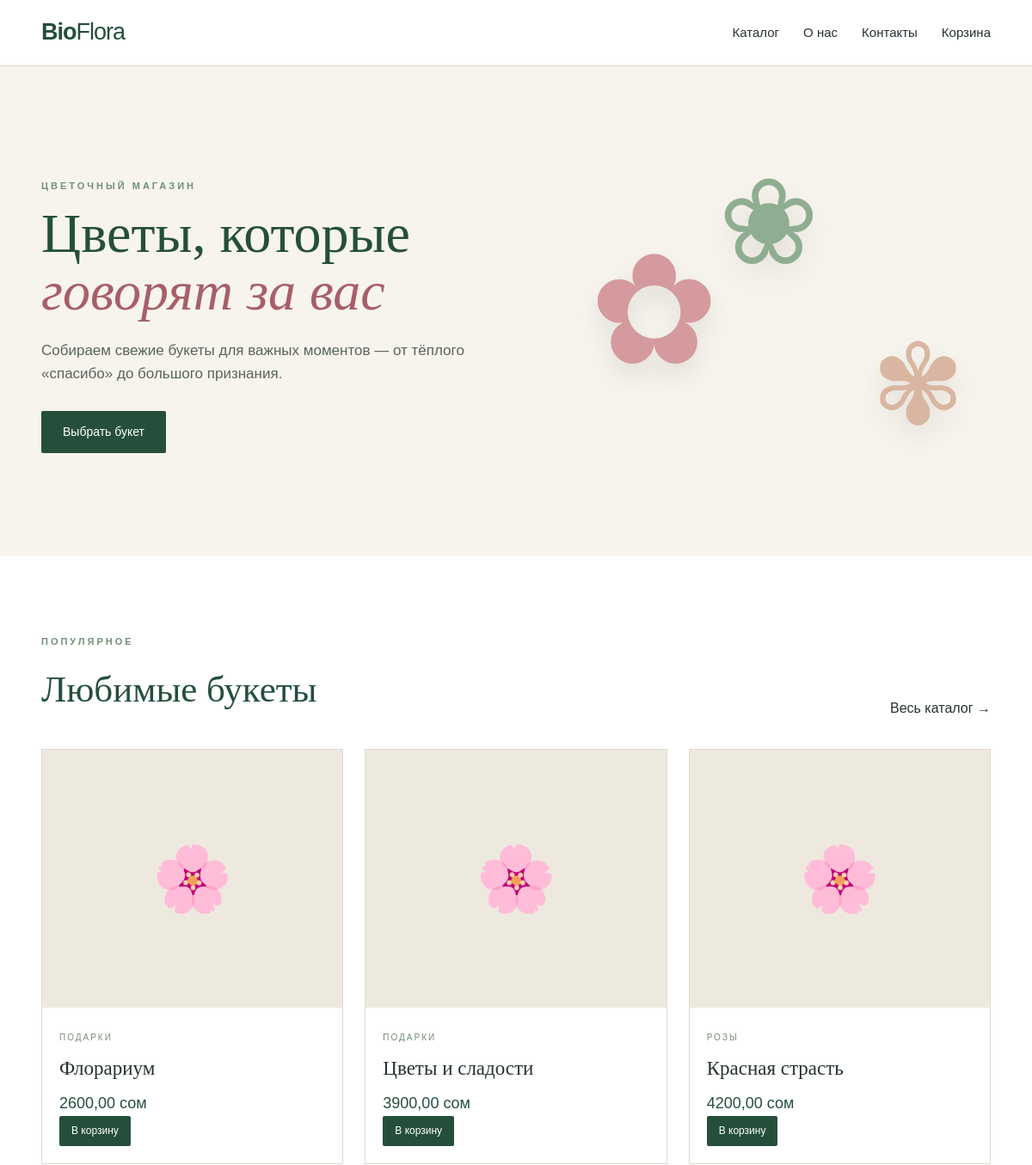
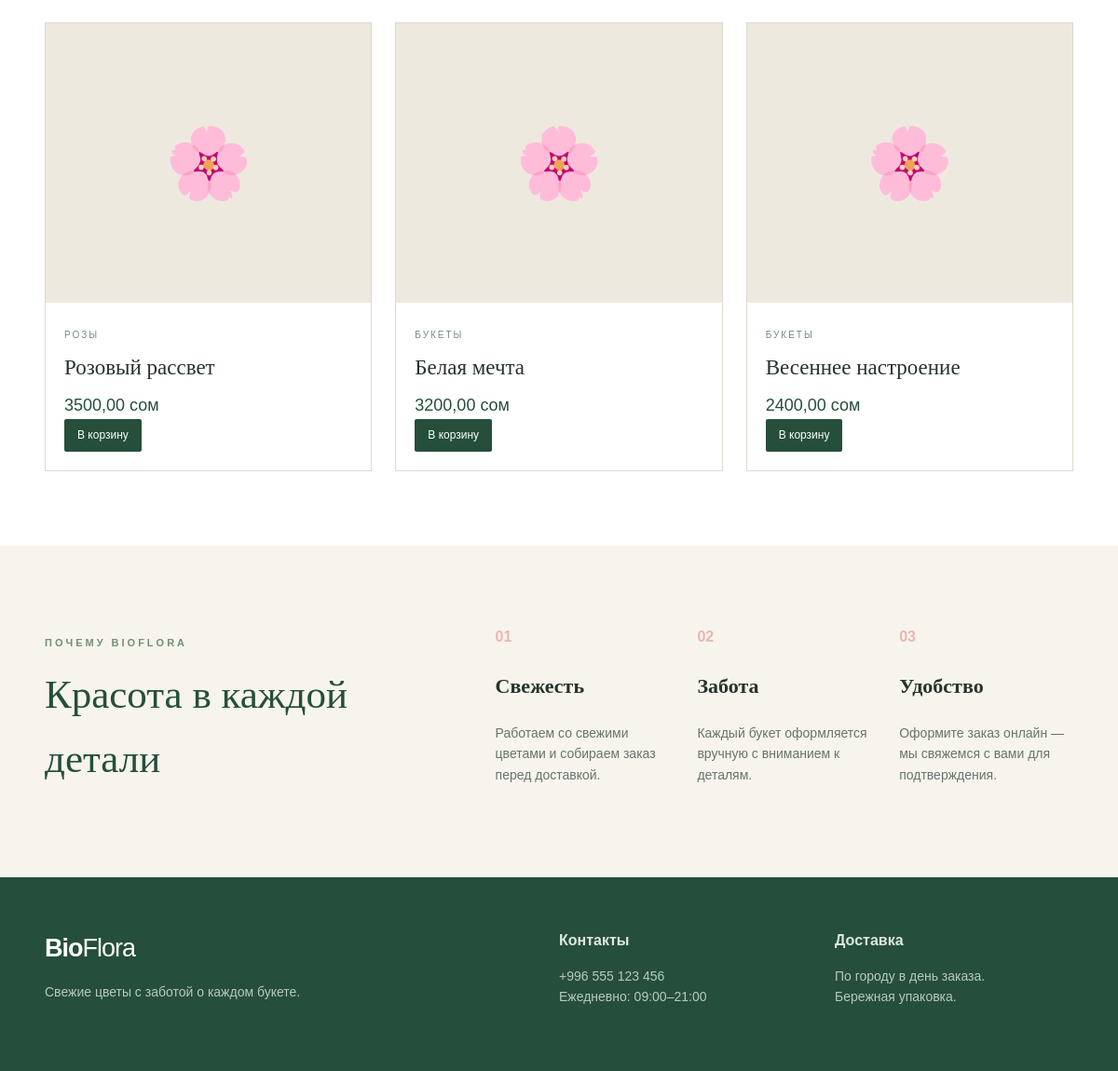
The page / on the database its author committed (2 pictures, top to bottom).
### shop/models.py (models this page shows, shortened)
class Product(models.Model):
    category = models.ForeignKey(
        Category,
        on_delete=models.CASCADE,
        related_name="products",
        verbose_name="Категория"
    )
    name = models.CharField("Название", max_length=200)
    slug = models.SlugField(
        "URL",
        max_length=220,
        unique=True,
        blank=True
    )
    description = models.TextField("Описание")
    price = models.DecimalField(
        "Цена",
        max_digits=10,
        decimal_places=2
    )
    image = models.ImageField(
        "Изображение",
        upload_to="products/",
        blank=True,
        null=True
    )
    is_available = models.BooleanField(
        "В наличии",
        default=True
    )
    created_at = models.DateTimeField(auto_now_add=True)
    class Meta:
        verbose_name = "Товар"
        verbose_name_plural = "Товары"
        ordering = ["-created_at"]
    def get_absolute_url(self):
        return reverse(
            "product_detail",
            args=[self.slug]
        )

class Category(models.Model):
    name = models.CharField("Название", max_length=100, unique=True)
    slug = models.SlugField("URL", max_length=100, unique=True)
    class Meta:
        verbose_name = "Категория"
        verbose_name_plural = "Категории"
        ordering = ["name"]

### shop/views.py (the view)
# urls.py: path("", views.home, name="home"),
def home(request):
    products = Product.objects.filter(is_available=True)[:6]
    categories = Category.objects.all()
    return render(request, "shop/home.html", {"products": products, "categories": categories})

### shop/context_processors.py (called while the page is built)
def cart(request):
    data = request.session.get("cart", {})
    count = sum(int(qty) for qty in data.values())
    return {"cart_count": count}

### templates/shop/home.html (shortened to what this page needs)
{% extends "base.html" %}
{% block content %}
<section class="hero">
    <div class="container hero-inner">
        <div>
            <p class="eyebrow">ЦВЕТОЧНЫЙ МАГАЗИН</p>
            <h1>Цветы, которые<br><em>говорят за вас</em></h1>
            <p class="hero-text">Собираем свежие букеты для важных моментов — от тёплого «спасибо» до большого признания.</p>
            <a class="btn" href="{% url 'catalog' %}">Выбрать букет</a>
        </div>
        <div class="hero-art"><div class="flower flower1">✿</div><div class="flower flower2">❀</div><div class="flower flower3">✾</div></div>
    </div>
</section>
<section class="section container">
    <div class="section-head"><div><p class="eyebrow">ПОПУЛЯРНОЕ</p><h2>Любимые букеты</h2></div><a href="{% url 'catalog' %}">Весь каталог →</a></div>
    <div class="products">
        {% for product in products %}
        <article class="card">
            <a href="{{ product.get_absolute_url }}">
                {% if product.image %}<img src="{{ product.image.url }}" alt="{{ product.name }}">{% else %}<div class="placeholder">🌸</div>{% endif %}
            </a>
            <div class="card-body">
                <small>{{ product.category.name }}</small>
                <h3><a href="{{ product.get_absolute_url }}">{{ product.name }}</a></h3>
                <div class="price">{{ product.price }} сом</div>
                <a class="btn btn-small" href="{% url 'cart_add' product.id %}">В корзину</a>
            </div>
        </article>
        {% empty %}<p>Запустите <code>python manage.py seed_demo</code>, чтобы добавить товары.</p>{% endfor %}
    </div>
</section>
<section class="about" id="about"><div class="container about-grid">
    <div><p class="eyebrow">ПОЧЕМУ BIOFLORA</p><h2>Красота в каждой детали</h2></div>
    <div class="features"><div><b>01</b><h3>Свежесть</h3><p>Работаем со свежими цветами и собираем заказ перед доставкой.</p></div><div><b>02</b><h3>Забота</h3><p>Каждый букет оформляется вручную с вниманием к деталям.</p></div><div><b>03</b><h3>Удобство</h3><p>Оформите заказ онлайн — мы свяжемся с вами для подтверждения.</p></div></div>
</div></section>
{% endblock %}

### templates/base.html (shortened to what this page needs)
{% load static %}
<!doctype html>
<html lang="ru">
<head>
    <link rel="stylesheet" href="{% static 'css/style.css' %}">
</head>
<body>
<header class="header">
    <div class="container nav">
        <a class="logo" href="{% url 'home' %}">Bio<span>Flora</span></a>
        <nav>
            <a href="{% url 'catalog' %}">Каталог</a>
            <a href="{% url 'home' %}#about">О нас</a>
            <a href="{% url 'home' %}#contacts">Контакты</a>
            <a class="cart-link" href="{% url 'cart' %}">Корзина {% if cart_count %}<b>{{ cart_count }}</b>{% endif %}</a>
        </nav>
    </div>
</header>
<main>{% block content %}{% endblock %}</main>
<footer class="footer" id="contacts">
    <div class="container footer-grid">
        <div><div class="logo">Bio<span>Flora</span></div><p>Свежие цветы с заботой о каждом букете.</p></div>
        <div><strong>Контакты</strong><p>+996 555 123 456<br>Ежедневно: 09:00–21:00</p></div>
        <div><strong>Доставка</strong><p>По городу в день заказа.<br>Бережная упаковка.</p></div>
    </div>
</footer>
</body>
</html>

### static/css/style.css (style rules this page uses)
:root { --green: #254f3a; --sage: #718f78; --cream: #f7f4ed; --pink: #e9b6b5; --text: #26332c; --white: #fff; --line: #ddd9cf; }
* { box-sizing: border-box; }
body { margin: 0; font-family: Arial, Helvetica, sans-serif; color: var(--text); background: #fff; line-height: 1.6; }
a { color: inherit; text-decoration: none; }
.container { width: min(1120px, 92%); margin: auto; }
.header { background: rgba(255, 255, 255, 0.96); border-bottom: 1px solid var(--line); position: sticky; top: 0; z-index: 10; }
.nav { height: 76px; display: flex; align-items: center; justify-content: space-between; }
.logo { font-size: 27px; font-weight: 800; letter-spacing: -1px; color: var(--green); }
.logo span { font-weight: 400; }
nav { display: flex; gap: 28px; align-items: center; font-size: 15px; }
.hero { background: var(--cream); min-height: 570px; display: flex; align-items: center; overflow: hidden; }
.hero-inner { display: grid; grid-template-columns: 1.1fr 0.9fr; align-items: center; }
.eyebrow { letter-spacing: 3px; font-size: 11px; font-weight: 700; color: var(--sage); margin-bottom: 12px; }
.hero h1 { font-family: Georgia, serif; font-size: 64px; line-height: 1.05; font-weight: 400; margin: 0 0 22px; color: var(--green); }
h1 em { font-style: italic; color: #a75f68; }
.hero-text { max-width: 520px; color: #59645d; font-size: 17px; margin-bottom: 30px; }
.btn { display: inline-block; background: var(--green); color: #fff; border: 0; padding: 13px 25px; border-radius: 2px; font-size: 14px; cursor: pointer; }
.btn-small { padding: 8px 14px; font-size: 12px; }
.hero-art { height: 430px; position: relative; }
.flower { position: absolute; font-size: 180px; color: #d59a9e; filter: drop-shadow(0 15px 15px rgba(0, 0, 0, 0.08)); }
.flower1 { left: 30px; top: 70px; }
.flower2 { left: 180px; top: 0; font-size: 140px; color: #8fae91; }
.flower3 { right: 30px; bottom: 25px; font-size: 130px; color: #d9b6a2; }
.section { padding: 80px 0; }
.section-head { display: flex; justify-content: space-between; align-items: end; margin-bottom: 35px; }
.section h2, .about h2 { font-family: Georgia, serif; font-weight: 400; font-size: 43px; color: var(--green); margin: 0; }
.products { display: grid; grid-template-columns: repeat(3, 1fr); gap: 25px; }
.card { border: 1px solid var(--line); background: #fff; }
.card img, .placeholder { display: block; width: 100%; height: 300px; object-fit: cover; }
.placeholder { background: #eee9df; display: flex; align-items: center; justify-content: center; font-size: 75px; }
.card-body { padding: 20px; }
.card-body small, .product-info small { color: var(--sage); text-transform: uppercase; font-size: 10px; letter-spacing: 2px; }
.card h3 { margin: 7px 0; font-family: Georgia, serif; font-size: 23px; font-weight: 400; }
.price { font-size: 18px; color: var(--green); }
.about { background: var(--cream); padding: 85px 0; }
.about-grid { display: grid; grid-template-columns: 1fr 1.5fr; gap: 70px; }
.features { display: grid; grid-template-columns: repeat(3, 1fr); gap: 30px; }
.features b { color: var(--pink); }
.features h3 { font-family: Georgia, serif; font-size: 22px; }
.features p { color: #68736c; font-size: 14px; }
.footer { background: var(--green); color: #dfe8e1; padding: 55px 0; }
.footer .logo { color: #fff; }
.footer-grid { display: grid; grid-template-columns: 2fr 1fr 1fr; gap: 40px; }
.footer p { color: #b8c9bd; font-size: 14px; }

### rows shown on the page
Product: category.name "ПОДАРКИ", name "Флорариум", price "2600,00"
Product: category.name "ПОДАРКИ", name "Цветы и сладости", price "3900,00"
Product: category.name "РОЗЫ", name "Красная страсть", price "4200,00"
Product: category.name "РОЗЫ", name "Розовый рассвет", price "3500,00"
Product: category.name "БУКЕТЫ", name "Белая мечта", price "3200,00"
Product: category.name "БУКЕТЫ", name "Весеннее настроение", price "2400,00"
